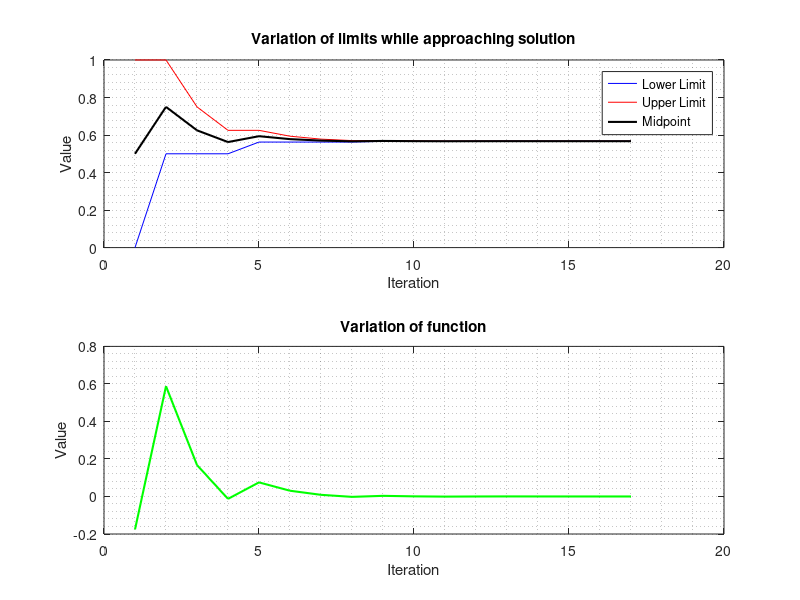

This chart was generated by the following MATLAB code: (Note: this script raises an error after producing the figure.)
clc 
clear
format long

% f(x) = 0
f = @(x) x.*exp(x)-1;

% Chosen starting points such that f(x_lower) = -ve and f(x_upper) = +ve
x_lower = 0;
x_upper = 1;
eps = 1e-5;
% Bisection method
x_mid = (x_lower + x_upper)/2;

xl(1) = x_lower;
xu(1) = x_upper;
xm(1) = x_mid;

i = 1;
n(1) = i;
while abs(f(x_mid))  > eps
    i = i+1;
    % replace the limits with the new values
    if f(x_mid) < 0
        x_lower = x_mid;
        
    elseif f(x_mid) > 0
        x_upper = x_mid;
        
    end 
    x_mid = (x_lower + x_upper)/2;
    
    xl(i) = x_lower;
    xu(i) = x_upper;
    xm(i) = x_mid;
    n(i) = i;
end

subplot(2,1,1);
plot(n,xl,'-b',n,xu,'-r',n,xm,'-k','linewidth',1.5);
title('Variation of limits while approaching solution');
xlabel('Iteration');
ylabel('Value');
legend('Lower Limit','Upper Limit','Midpoint');
grid minor
subplot(2,1,2);
plot(n,f(xm),'-g','linewidth', 1.5);
title('Variation of function');
xlabel('Iteration');
ylabel('Value');
grid minor;
% print the solution and the iterations
xl = xl';
xu = xu';
xm = xm';
n = n';
table(n,xl,xu,xm)


